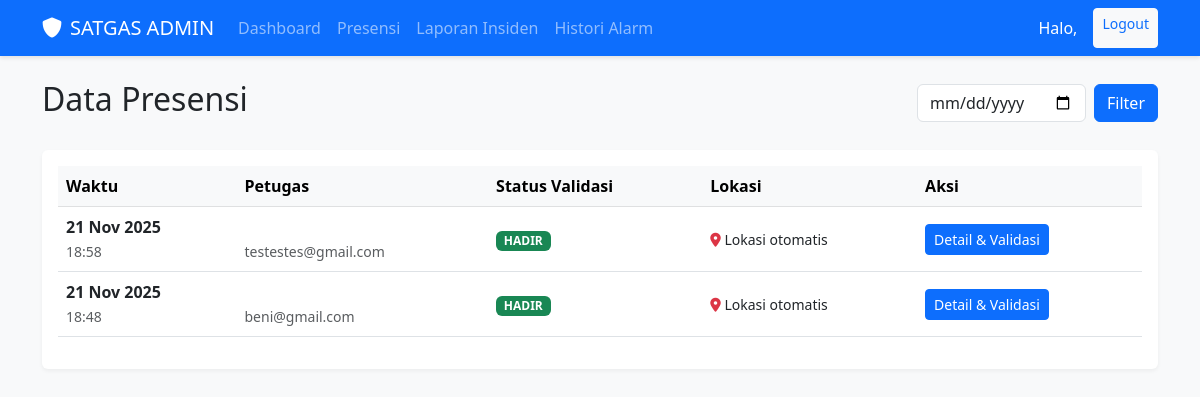
The page /dashboard/presensi/ (signed in) on the database as committed earlier.
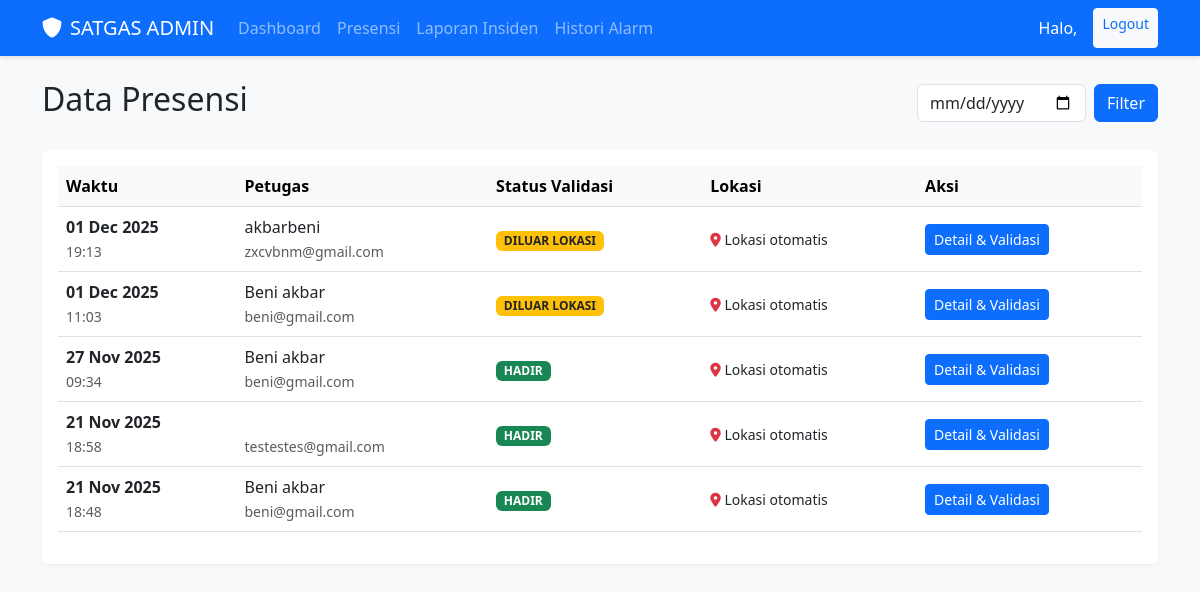
The same page on the database as committed later.
### core/models.py (models this page shows, shortened)
class Presensi(models.Model):
    petugas = models.ForeignKey(User, on_delete=models.CASCADE, related_name='presensi_set')
    timestamp = models.DateTimeField(auto_now_add=True)
    latitude = models.DecimalField(max_digits=9, decimal_places=6)
    longitude = models.DecimalField(max_digits=9, decimal_places=6)
    location_note = models.CharField(max_length=255, help_text="Alamat atau nama lokasi presensi.")
    note = models.TextField(help_text="Catatan harian dari petugas (e.g., 'Presensi Harian').")
    selfie_photo = models.ImageField(upload_to='presensi_photos/')
    STATUS_PRESENSI_CHOICES = [
        ('hadir', 'Hadir'), # Default saat kirim
        ('tidak_hadir', 'Tidak Hadir'), # Jika dibatalkan admin
        ('diluar_lokasi', 'Kehadiran Diluar Lokasi'), # Jika lokasi tidak valid
    ]
    status_validasi = models.CharField(
        max_length=20,
        choices=STATUS_PRESENSI_CHOICES,
        default='hadir'
    )
    class Meta:
        pass

class User(AbstractUser):
    username = None
    email = models.EmailField(unique=True)
    phone_number = models.CharField(max_length=15, blank=True, null=True)
    profile_picture = models.ImageField(upload_to=user_directory_path, blank=True, null=True)
    is_admin = models.BooleanField(default=False)
    is_petugas = models.BooleanField(default=True)
    USERNAME_FIELD = 'email'
    REQUIRED_FIELDS = []
    objects = UserManager()

### core/web_views.py (the view)
# urls.py: path('dashboard/presensi/', WebPresensiListView.as_view(), name='web-presensi-list'),
class WebPresensiListView(LoginRequiredMixin, AdminRequiredMixin, ListView):
    model = Presensi
    template_name = 'core/presensi_list.html'
    context_object_name = 'presensi_list'
    paginate_by = 20
    def get_queryset(self):
        queryset = Presensi.objects.select_related('petugas').order_by('-timestamp')
        date_str = self.request.GET.get('date')
        if date_str:
            queryset = queryset.filter(timestamp__date=date_str)
        return queryset
    def get_context_data(self, **kwargs):
        context = super().get_context_data(**kwargs)
        context['selected_date'] = self.request.GET.get('date', '')
        return context

### core/web_views.py (called while the page is built)
    def test_func(self):
        return self.request.user.is_authenticated and self.request.user.is_admin

### core/templates/core/presensi_list.html (shortened to what this page needs)
{% extends 'core/base.html' %}
{% block content %}
<div class="d-flex justify-content-between align-items-center mb-4">
    <h2>Data Presensi</h2>
    <form method="get" class="d-flex">
        <input type="date" name="date" class="form-control me-2" value="{{ selected_date }}">
        <button type="submit" class="btn btn-primary">Filter</button>
    </form>
</div>
<div class="card">
    <div class="card-body">
        <div class="table-responsive">
            <table class="table table-hover align-middle">
                <thead class="table-light">
                    <tr>
                        <th>Waktu</th>
                        <th>Petugas</th>
                        <th>Status Validasi</th>
                        <th>Lokasi</th>
                        <th>Aksi</th>
                    </tr>
                </thead>
                <tbody>
                    {% for item in presensi_list %}
                    <tr>
                        <td>
                            <div class="fw-bold">{{ item.timestamp|date:"d M Y" }}</div>
                            <small class="text-muted">{{ item.timestamp|date:"H:i" }}</small>
                        </td>
                        <td>
                            {{ item.petugas.first_name }} {{ item.petugas.last_name }}<br>
                            <small class="text-muted">{{ item.petugas.email }}</small>
                        </td>
                        <td>
                            {% if item.status_validasi == 'hadir' %}
                                <span class="badge bg-success">HADIR</span>
                            {% elif item.status_validasi == 'tidak_hadir' %}
                                <span class="badge bg-danger">TIDAK HADIR</span>
                            {% else %}
                                <span class="badge bg-warning text-dark">DILUAR LOKASI</span>
                            {% endif %}
                        </td>
                        <td>
                            <small class="d-block text-truncate" style="max-width: 200px;">
                                <i class="fas fa-map-marker-alt text-danger"></i> {{ item.location_note|default:"-" }}
                            </small>
                        </td>
                        <td>
                            <a href="{% url 'web-presensi-detail' item.id %}" class="btn btn-sm btn-primary">
                                Detail & Validasi
                            </a>
                        </td>
                    </tr>
                    {% empty %}
                    <tr>
                        <td colspan="5" class="text-center py-4 text-muted">Tidak ada data presensi.</td>
                    </tr>
                    {% endfor %}
                </tbody>
            </table>
        </div>
    </div>
</div>
{% endblock %}

Rows that differ between the two databases and show on the page:
added Presensi: timestamp "01 Dec 2025", timestamp "19:13", petugas.first_name "akbarbeni", petugas.email "zxcvbnm@gmail.com", status_validasi "DILUAR LOKASI", location_note "Lokasi otomatis"
added Presensi: timestamp "01 Dec 2025", timestamp "11:03", petugas.first_name "Beni", petugas.last_name "akbar", petugas.email "beni@gmail.com", status_validasi "DILUAR LOKASI", location_note "Lokasi otomatis"
added Presensi: timestamp "27 Nov 2025", timestamp "09:34", petugas.first_name "Beni", petugas.last_name "akbar", petugas.email "beni@gmail.com", status_validasi "HADIR", location_note "Lokasi otomatis"
changed through a linked row, Presensi (number 5 of 5 on the later page): petugas.first_name (not shown) → "Beni"; petugas.last_name (not shown) → "akbar"
